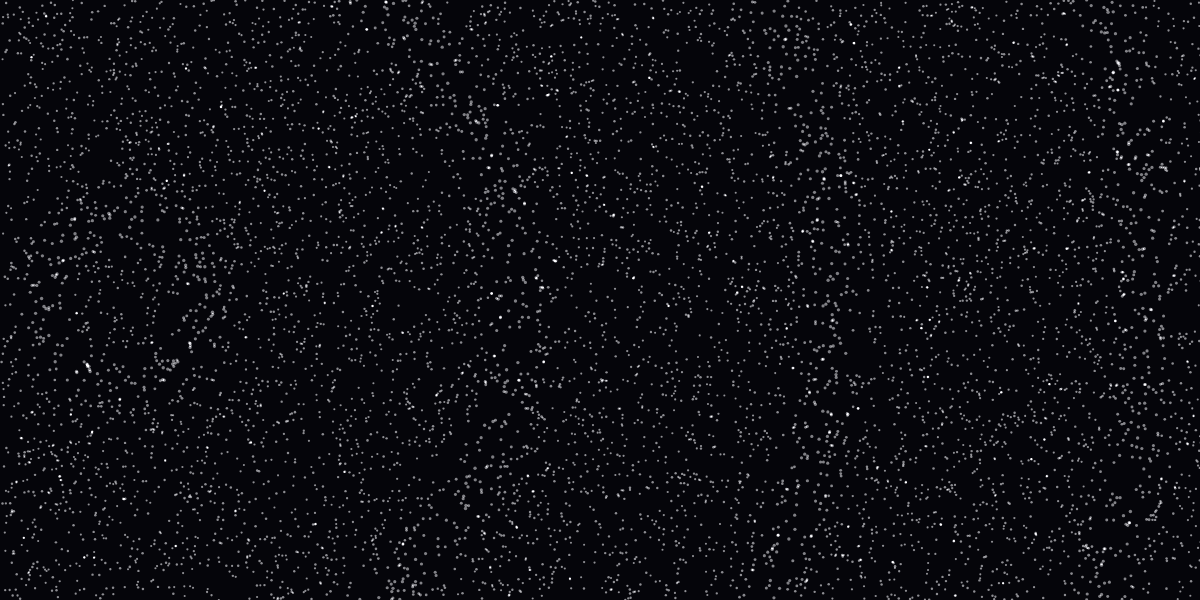
Frame 1 (no input)
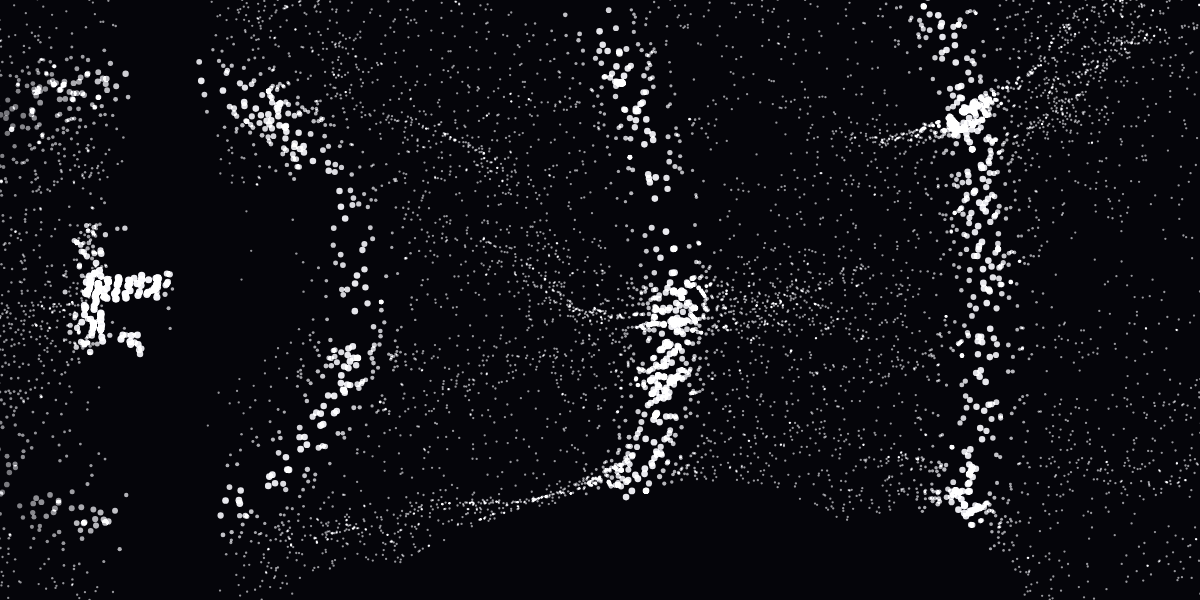
Frame 60 (no input)
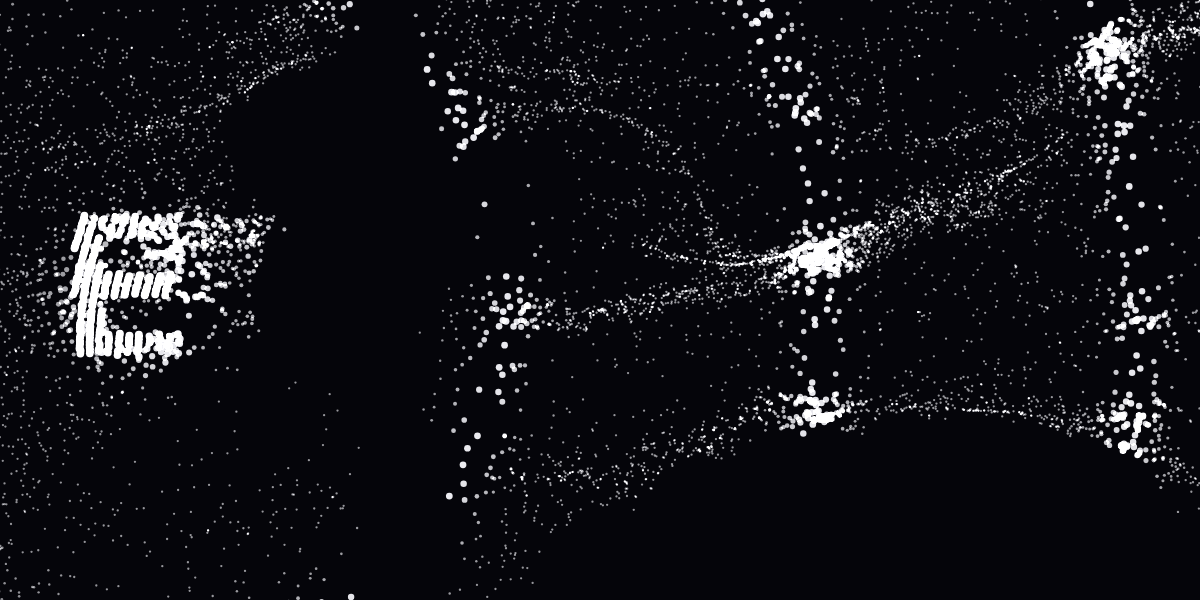
Frame 120 (the mouse pressed at the canvas centre since frame 60)

The p5.js sketch that drew these frames (run headless with seeded random() and noise() and a simulated clock; from frame 60 on, the mouse is pressed at the canvas centre):

// p5.js sketch
// ── sketch.js
// ==========================================
// --- CONFIGURATION & TUNING ---
// ==========================================

// --- TEXT SETTINGS ---
const TEXT_TO_DISPLAY = "ETCETERA";
const FONT_SIZE = 200;
const WINDOW_HEIGHT = FONT_SIZE * 3;

// --- OP ART GRID SETTINGS ---
const WAVE_AMP_Y = 50.0;
const WAVE_FREQ_Y = 0.006;
const WAVE_AMP_X = 20.0;
const WAVE_FREQ_X = 0.015;
const GRID_DENSITY_X = 10;
const GRID_DENSITY_Y = 3;

// --- PHYSICS ---
const MAGNET_RADIUS = 35;
const MAGNET_RADIUS_SQ = MAGNET_RADIUS * MAGNET_RADIUS; // Pre-calc
const SPRING_STIFFNESS = 0.05;
const SPRING_DAMPING = 0.90;
const BREAK_FORCE = 4.0;
const SHED_CHANCE = 0.002;

// --- WAVE ---
const ACTIVATION_SPEED = 1.5;
const ACTIVATION_MAX_RAD = 4000;
const PULSE_SPEED = 0.05;
const PULSE_FREQ = 0.02;
const PULSE_SHARPNESS = 12;

// --- FLOW & PARTICLES ---
const FLOW_SPEED = 2.0;
const PARTICLE_COUNT = 8000;
const MIN_SIZE = 2;
const MAX_SIZE = 8;
const MAX_SEPARATION_CHECKS = 12; // Optimization: Stop checking after this many neighbors

// ==========================================
// --- RUNTIME GLOBALS ---
// ==========================================
let particles = [];
let targets = [];
let targetGrid = [];
let activationRadius = 0;
let timeAccumulator = 0;
let pulseOriginX, pulseOriginY; // Raw coords instead of vector               
let pg;

// --- SPATIAL GRID CONFIG ---
const GRID_SIZE = 50;
let numCols, numRows;
let neighborGrid = [];

function setup() {
    createCanvas(windowWidth, WINDOW_HEIGHT);

    // 1. Text Buffer Setup
    pg = createGraphics(width, height);
    pg.pixelDensity(1);
    pg.background(0);
    pg.textSize(FONT_SIZE);
    pg.textAlign(CENTER, CENTER);
    pg.textStyle(BOLD);
    pg.fill(255);
    pg.text(TEXT_TO_DISPLAY, width / 2, height / 2);

    // 2. Calculate Exact Origin
    textSize(FONT_SIZE);
    textStyle(BOLD);
    let totalTextWidth = textWidth(TEXT_TO_DISPLAY);
    let startX = (width / 2) - (totalTextWidth / 2) + 60;
    pulseOriginX = startX;
    pulseOriginY = height / 2;

    // 3. Setup Spatial Grids
    numCols = ceil(width / GRID_SIZE);
    numRows = ceil(height / GRID_SIZE);
    neighborGrid = new Array(numCols * numRows).fill(0).map(() => []);
    targetGrid = new Array(numCols * numRows).fill(0).map(() => []);

    // 4. GENERATE TARGETS
    targets = [];
    pg.loadPixels();
    const d = pg.pixelDensity();
    const pixelWidth = width * d;

    for (let yBase = -100; yBase < height + 100; yBase += GRID_DENSITY_Y) {
        // Pre-calc Y-based pinch to save math inside inner loop
        let pinchOffset = WAVE_AMP_X * sin(yBase * WAVE_FREQ_X);

        for (let xBase = 0; xBase < width; xBase += GRID_DENSITY_X) {

            let waveY = yBase + WAVE_AMP_Y * sin(xBase * WAVE_FREQ_Y);
            let waveX = xBase + pinchOffset;

            if (waveX >= 0 && waveX < width && waveY >= 0 && waveY < height) {
                let px = (waveX | 0); // Bitwise floor
                let py = (waveY | 0);
                let index = 4 * ((py * d) * pixelWidth + (px * d));

                if (pg.pixels[index] > 128) {
                    let t = new Target(waveX, waveY);
                    targets.push(t);

                    let gx = (t.x / GRID_SIZE) | 0;
                    let gy = (t.y / GRID_SIZE) | 0;
                    if (gx >= 0 && gx < numCols && gy >= 0 && gy < numRows) {
                        targetGrid[gx + gy * numCols].push(t);
                    }
                }
            }
        }
    }

    // 5. Create Particles
    particles = new Array(PARTICLE_COUNT);
    for (let i = 0; i < PARTICLE_COUNT; i++) {
        particles[i] = new Particle();
    }
}

function draw() {
    background(5, 5, 10);
    blendMode(ADD);

    let dt = constrain(deltaTime / 16.6, 0.5, 2);
    timeAccumulator += dt;

    // --- RADIAL ACTIVATION LOGIC ---
    activationRadius += ACTIVATION_SPEED * dt;
    if (activationRadius > ACTIVATION_MAX_RAD) activationRadius = 0;

    // --- OPTIMIZED SPATIAL HASHING ---
    // 1. Clear Grid
    for (let i = 0; i < neighborGrid.length; i++) {
        neighborGrid[i].length = 0;
    }

    // 2. Populate Grid
    // Using a simple for loop is slightly faster than for...of in hot paths
    for (let i = 0; i < PARTICLE_COUNT; i++) {
        let p = particles[i];
        let gx = (p.x / GRID_SIZE) | 0;
        let gy = (p.y / GRID_SIZE) | 0;

        if (gx >= 0 && gx < numCols && gy >= 0 && gy < numRows) {
            neighborGrid[gx + gy * numCols].push(p);
        }
    }

    // 3. Run Particles
    for (let i = 0; i < PARTICLE_COUNT; i++) {
        particles[i].run(dt);
    }

    blendMode(BLEND);
}

function windowResized() {
    resizeCanvas(windowWidth, FONT_SIZE * 1.5);
    setup();
    activationRadius = 0;
}

// --- Target Class (Optimized) ---
class Target {
    constructor(x, y) {
        this.x = x;
        this.y = y;
        this.takenBy = null;
    }

    // Removed getter to avoid property lookup overhead in hot loops
    checkActive() {
        let dx = this.x - pulseOriginX;
        let dy = this.y - pulseOriginY;
        return (dx * dx + dy * dy) < (activationRadius * activationRadius);
    }
}

// --- Particle Class (Optimized - No Vectors) ---
class Particle {
    constructor() {
        this.reset(true);
    }

    reset(randomX = false) {
        // Raw coordinates
        this.x = randomX ? random(width) : -50;
        this.y = random(height);

        // Raw velocity
        this.vx = random(1, 3);
        this.vy = 0;

        // Raw acceleration
        this.ax = 0;
        this.ay = 0;

        this.target = null;
        this.z = random(0, 0.1);
        this.alpha = 0;
    }

    run(dt) {
        this.findTarget();
        this.checkShedding();
        this.updatePhysics(dt);
        this.separate();
        this.integration(dt);
        this.show();
    }

    findTarget() {
        if (this.target) return;

        let dx = this.x - pulseOriginX;
        let dy = this.y - pulseOriginY;
        let distSq = dx * dx + dy * dy;
        let actRadBuffer = activationRadius + 150;

        if (distSq > actRadBuffer * actRadBuffer) return;

        let gx = (this.x / GRID_SIZE) | 0;
        let gy = (this.y / GRID_SIZE) | 0;

        for (let i = -1; i <= 1; i++) {
            for (let j = -1; j <= 1; j++) {
                let col = gx + i;
                let row = gy + j;
                if (col >= 0 && col < numCols && row >= 0 && row < numRows) {
                    let cell = targetGrid[col + row * numCols];
                    // standard for loop is faster
                    for (let k = 0; k < cell.length; k++) {
                        let t = cell[k];
                        if (t.takenBy === null && t.checkActive()) {
                            let tdx = this.x - t.x;
                            let tdy = this.y - t.y;
                            if ((tdx * tdx + tdy * tdy) < MAGNET_RADIUS_SQ) {
                                this.target = t;
                                t.takenBy = this;
                                return;
                            }
                        }
                    }
                }
            }
        }
    }

    checkShedding() {
        if (!this.target) return;

        if (Math.random() < SHED_CHANCE) {
            this.shed();
            return;
        }

        // Magnitude squared check is faster than mag()
        if ((this.vx * this.vx + this.vy * this.vy) > (BREAK_FORCE * BREAK_FORCE)) {
            this.shed();
            return;
        }

        let dx = this.x - this.target.x;
        let dy = this.y - this.target.y;

        if ((dx * dx + dy * dy) > 3600) { // 60 squared
            this.shed();
            return;
        }
    }

    shed() {
        if (this.target) {
            this.target.takenBy = null;
            this.target = null;
        }
    }

    updatePhysics(dt) {
        let dx = this.x - pulseOriginX;
        let dy = this.y - pulseOriginY;
        let distFromPulse = Math.sqrt(dx * dx + dy * dy);

        let theta = distFromPulse * PULSE_FREQ - timeAccumulator * PULSE_SPEED;
        let rawWave = Math.sin(theta);
        let normWave = (rawWave + 1) / 2;
        let sharpWave = Math.pow(normWave, PULSE_SHARPNESS);
        let waveZ = map(sharpWave, 0, 1, 0.05, 0.8);

        if (this.target) {
            // === DOCKED ===
            this.z = lerp(this.z, 1.0, 0.05 * dt);

            // Heat Haze Distortion - Using cached references to Math.random or p5 noise
            // Optimization: Reduce noise calls or frequency if needed, but here we stick to logic
            let noiseScale = 0.003;
            let timeScale = 0.005;

            let noiseX = noise(this.target.x * noiseScale, this.target.y * noiseScale, timeAccumulator * timeScale);
            let noiseY = noise(this.target.x * noiseScale, this.target.y * noiseScale + 500, timeAccumulator * timeScale);

            // map manual
            let offX = -10 + noiseX * 20;
            let offY = -10 + noiseY * 20;

            let targetX = this.target.x + offX;
            let targetY = this.target.y + offY;

            let springDx = targetX - this.x;
            let springDy = targetY - this.y;

            this.ax += springDx * SPRING_STIFFNESS;
            this.ay += springDy * SPRING_STIFFNESS;

            this.vx *= SPRING_DAMPING;
            this.vy *= SPRING_DAMPING;

        } else {
            // === FREE FLOW ===
            this.z = lerp(this.z, waveZ, 0.2 * dt);

            let n = noise(this.x * 0.005, this.y * 0.005, timeAccumulator * 0.005);
            let angle = n * TWO_PI - PI; // map(n, 0, 1, -PI, PI) manually

            this.ax += Math.cos(angle) * 0.15;
            this.ay += Math.sin(angle) * 0.15;
            this.ax += 0.1;

            this.vx *= 0.98;
            this.vy *= 0.98;
        }
    }

    separate() {
        let gx = (this.x / GRID_SIZE) | 0;
        let gy = (this.y / GRID_SIZE) | 0;

        let count = 0;
        let sumX = 0, sumY = 0;
        let checks = 0;

        loopOuter:
        for (let i = -1; i <= 1; i++) {
            for (let j = -1; j <= 1; j++) {
                let col = gx + i;
                let row = gy + j;
                if (col >= 0 && col < numCols && row >= 0 && row < numRows) {
                    let cell = neighborGrid[col + row * numCols];

                    for (let k = 0; k < cell.length; k++) {
                        let other = cell[k];
                        if (other !== this) {

                            // Optimization: Cap checks
                            checks++;
                            if (checks > MAX_SEPARATION_CHECKS) break loopOuter;

                            let dx = this.x - other.x;
                            let dy = this.y - other.y;
                            // Cheap check first using pre-calc approximation (manhattan distance)
                            if (Math.abs(dx) > 20 || Math.abs(dy) > 20) continue;

                            let dSq = dx * dx + dy * dy;

                            let myRad = 10 * (0.4 + this.z * 0.6);
                            let theirRad = 10 * (0.4 + other.z * 0.6);
                            let minDist = myRad + theirRad;
                            let rSq = minDist * minDist;

                            if (dSq < rSq && dSq > 0.001) {
                                let d = Math.sqrt(dSq);
                                let force = (minDist - d) / minDist;
                                sumX += (dx / d) * force;
                                sumY += (dy / d) * force;
                                count++;
                            }
                        }
                    }
                }
            }
        }

        if (count > 0) {
            let strength = this.target ? 1.0 : 1.5;
            this.ax += (sumX / count) * strength;
            this.ay += (sumY / count) * strength;
        }
    }

    integration(dt) {
        // Add Acc to Vel
        this.vx += this.ax;
        this.vy += this.ay;

        // Limit speed manual
        if (!this.target) {
            let speedSq = this.vx * this.vx + this.vy * this.vy;
            let limit = FLOW_SPEED * 2;
            if (speedSq > limit * limit) {
                let mag = Math.sqrt(speedSq);
                this.vx = (this.vx / mag) * limit;
                this.vy = (this.vy / mag) * limit;
            }
        }

        // Add Vel to Pos
        this.x += this.vx * dt;
        this.y += this.vy * dt;

        // Clear Acc
        this.ax = 0;
        this.ay = 0;

        if (this.alpha < 255) this.alpha += 5 * dt;

        if (!this.target && this.x > width + 50) {
            this.reset(false);
        }
    }

    show() {
        this.currentSize = lerp(MIN_SIZE, MAX_SIZE, this.z);

        // FIX: Keep the minimum brightness much higher
        let b = map(this.z, 0, 1, 180, 255);

        // FIX: Don't fade opacity as much
        let a = map(this.z, 0, 1, 200, this.alpha);

        noStroke();
        fill(b, b, b, a);

        // --- THE ERROR WAS HERE ---
        // OLD WAY (Vector): ellipse(this.pos.x, this.pos.y, this.currentSize);
        // NEW WAY (Raw coords):
        ellipse(this.x, this.y, this.currentSize);
    }
}
